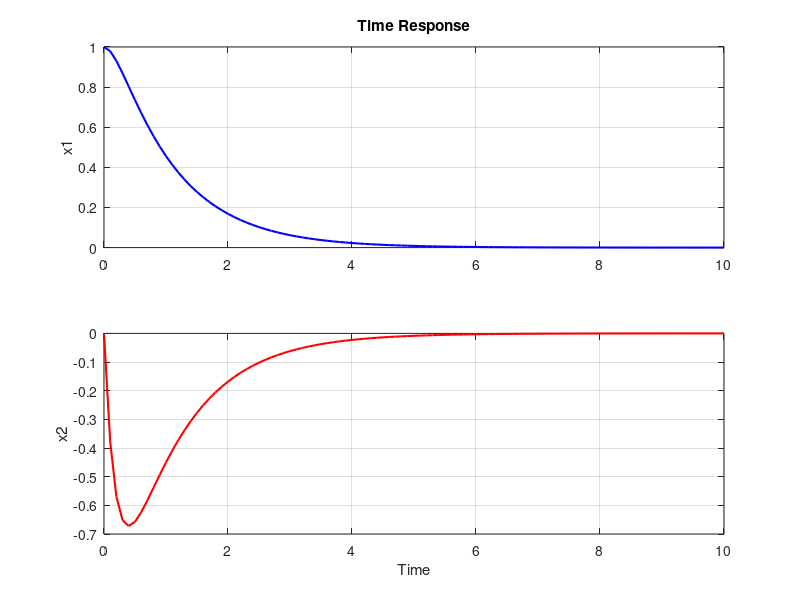

MATLAB code for this plot:
A = [0 1; -5 -6];
B = [0; 1];
Q = [1 0; 0 1];
R = 1;
x0 = [1; 0];

[K, P, ~] = lqr(A, B, Q, R); % 最適レギュレータのゲイン行列Kを計算

t = 0:0.1:10; % 時間範囲
sys = ss(A-B*K, B, eye(2), zeros(2,1)); % システムモデルを作成
[y, ~, x] = initial(sys, x0, t); % 初期値からの時間応答を計算

% グラフのプロット
figure;
subplot(2, 1, 1);
plot(t, x(:, 1), 'b', 'LineWidth', 1.5);
ylabel('x1');
title('Time Response');
grid on;

subplot(2, 1, 2);
plot(t, x(:, 2), 'r', 'LineWidth', 1.5);
ylabel('x2');
xlabel('Time');
grid on;

[K, P, ~] = lqr(A, B, Q, R); % 最適レギュレータのゲイン行列Kを計算

feedback_vector = K';
disp("フィードバック係数ベクトル:");
disp(feedback_vector);